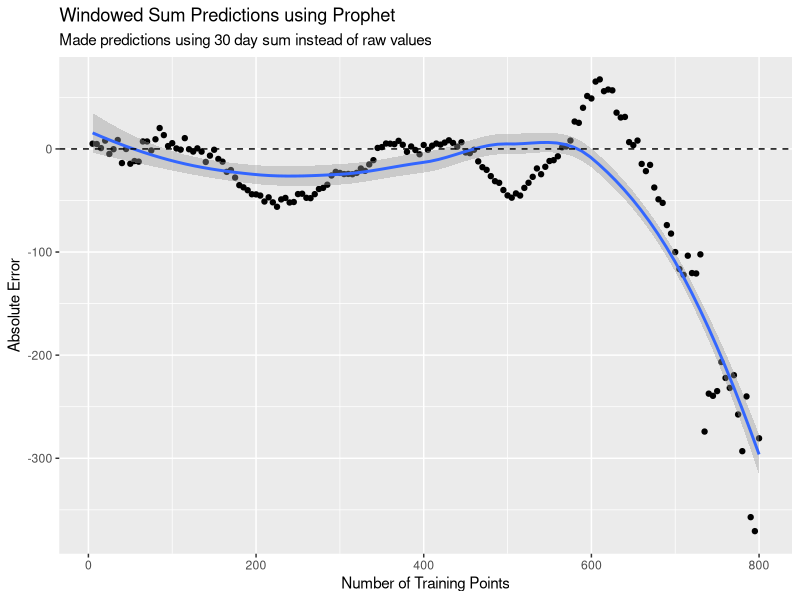
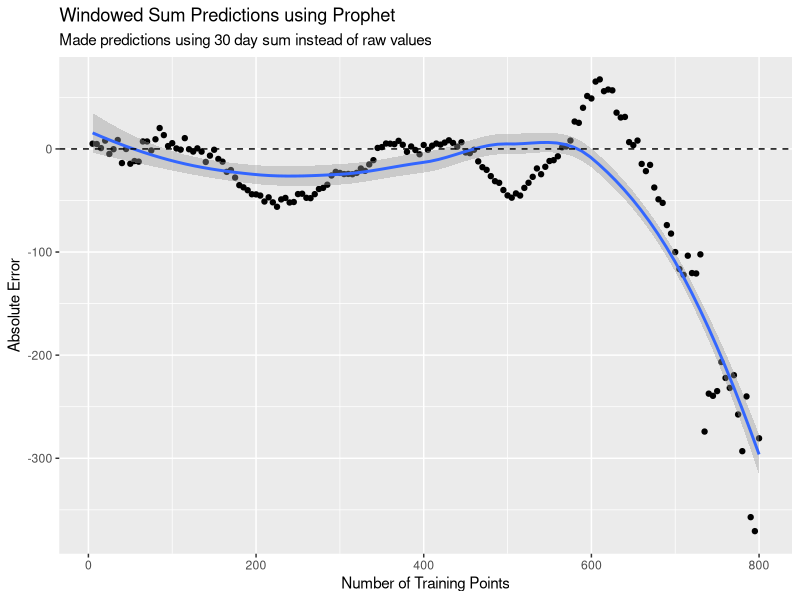

Here is the R script that generated these plots, in order:
setwd("C:/Users/Mark/Dropbox/Graduate School/05) Courses/SI 671/Personal-Finance-Predictions")

library(readr)
library(ggplot2)
library(plyr)
library(dplyr)


prophet_window <- read_csv("saved_runs/finished/05_prophet_results_window.csv")

prophet_window_sum <- prophet_window %>%
  group_by(interval_length) %>%
  summarize(error = mean(error))



# Plottings
prophet_window_sum %>%
  ggplot() +
  # facet_wrap(~model, scales = "free") +
  # scale_y_continuous(limits = c(-1000,1000)) +
  geom_point(aes(x = interval_length, y = error), alpha = 1) +
  # geom_bin2d(aes(x = interval_length, y = error, group = interval_length)) +
  # geom_density_2d()
  # scale_y_continuous(limits = c(-150,400)) + 
  geom_smooth(aes(x = interval_length, y = error)) +
  ggtitle("Windowed Sum Predictions using Prophet",
          "Made predictions using 30 day sum instead of raw values") +
  labs(x = "Number of Training Points", y = "Absolute Error") +
  geom_hline(linetype =2, yintercept = 0)

ggsave("./figures/05_window_prophet_predictions.png", device = "png", width = 8, height = 2.5, dpi = 1200)

